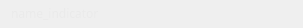
<?xml version="1.0" encoding="UTF-8"?>
<ui version="4.0">
 <class>Form</class>
 <widget class="QWidget" name="Form">
  <property name="geometry">
   <rect>
    <x>0</x>
    <y>0</y>
    <width>303</width>
    <height>28</height>
   </rect>
  </property>
  <property name="minimumSize">
   <size>
    <width>0</width>
    <height>28</height>
   </size>
  </property>
  <property name="maximumSize">
   <size>
    <width>16777215</width>
    <height>28</height>
   </size>
  </property>
  <property name="windowTitle">
   <string>Form</string>
  </property>
  <property name="styleSheet">
   <string notr="true">QWidget:hover {
	border: solid;
    border-width: 0.5px;
    border-radius: 5px;
    border-color: #878787;
}

QWidget:!hover {
	border: solid;
    border-width: 0.5px;
    border-radius: 5px;
    border-color: transparent;
}


QPushButton {
    background-color:transparent;
	border: solid;
    border-width: 0px;
    border-radius: 5px;
    border-color: transparent;

}

QPushButton:hover {
    /* &quot;bg_two&quot; */
   background-color: #444551;
	border: solid;
    border-width: 0px;
    border-radius: 5px;
    border-color: transparent;
}

QPushButton:!hover {
    /* &quot;bg_two&quot; */
   background-color: transparent;
	border: solid;
    border-width: 0px;
    border-radius: 5px;
    border-color: transparent;
}

QPushButton:pressed {
    background-color : #141622;
	border: solid;
    border-width: 0px;
    border-radius: 5px;
    border-color: transparent;
}

QLabel {
    background-color:transparent;
	color: white;
    font: 12px;
    font-family: Time Newroman;
	border: none;
}


QLabel:hover{
    background-color:transparent;
	color: white;
    font: 12px;
    font-family: Time Newroman;
	border: none;
}

QLabel:!hover{
    background-color:transparent;
	color: white;
    font: 12px;
    font-family: Time Newroman;
	border: none;
}

</string>
  </property>
  <layout class="QHBoxLayout" name="horizontalLayout">
   <property name="spacing">
    <number>0</number>
   </property>
   <property name="leftMargin">
    <number>0</number>
   </property>
   <property name="topMargin">
    <number>0</number>
   </property>
   <property name="rightMargin">
    <number>0</number>
   </property>
   <property name="bottomMargin">
    <number>0</number>
   </property>
   <item>
    <widget class="QFrame" name="frame">
     <property name="minimumSize">
      <size>
       <width>0</width>
       <height>28</height>
      </size>
     </property>
     <property name="maximumSize">
      <size>
       <width>16777215</width>
       <height>28</height>
      </size>
     </property>
     <property name="styleSheet">
      <string notr="true"/>
     </property>
     <property name="frameShape">
      <enum>QFrame::NoFrame</enum>
     </property>
     <property name="frameShadow">
      <enum>QFrame::Plain</enum>
     </property>
     <layout class="QHBoxLayout" name="horizontalLayout_2">
      <property name="spacing">
       <number>5</number>
      </property>
      <property name="leftMargin">
       <number>10</number>
      </property>
      <property name="topMargin">
       <number>0</number>
      </property>
      <property name="rightMargin">
       <number>2</number>
      </property>
      <property name="bottomMargin">
       <number>0</number>
      </property>
      <item>
       <widget class="QLabel" name="indicator_name">
        <property name="sizePolicy">
         <sizepolicy hsizetype="Preferred" vsizetype="Preferred">
          <horstretch>0</horstretch>
          <verstretch>0</verstretch>
         </sizepolicy>
        </property>
        <property name="minimumSize">
         <size>
          <width>0</width>
          <height>25</height>
         </size>
        </property>
        <property name="maximumSize">
         <size>
          <width>16777215</width>
          <height>25</height>
         </size>
        </property>
        <property name="font">
         <font>
          <family>Segoe UI</family>
          <pointsize>10</pointsize>
          <italic>false</italic>
          <bold>false</bold>
          <stylestrategy>PreferAntialias</stylestrategy>
         </font>
        </property>
        <property name="styleSheet">
         <string notr="true">color: #eaeaea;
font: 10pt &quot;Segoe UI&quot;;</string>
        </property>
        <property name="text">
         <string>name_indicator</string>
        </property>
        <property name="scaledContents">
         <bool>true</bool>
        </property>
        <property name="alignment">
         <set>Qt::AlignLeading|Qt::AlignLeft|Qt::AlignVCenter</set>
        </property>
        <property name="wordWrap">
         <bool>false</bool>
        </property>
        <property name="margin">
         <number>0</number>
        </property>
       </widget>
      </item>
      <item>
       <widget class="QPushButton" name="showhide">
        <property name="sizePolicy">
         <sizepolicy hsizetype="Preferred" vsizetype="Preferred">
          <horstretch>0</horstretch>
          <verstretch>0</verstretch>
         </sizepolicy>
        </property>
        <property name="minimumSize">
         <size>
          <width>25</width>
          <height>25</height>
         </size>
        </property>
        <property name="maximumSize">
         <size>
          <width>25</width>
          <height>25</height>
         </size>
        </property>
        <property name="styleSheet">
         <string notr="true"/>
        </property>
        <property name="text">
         <string/>
        </property>
        <property name="icon">
         <iconset resource="../../../gui_components/qfluentwidgets/_rc/resource.qrc">
          <normaloff>:/qfluentwidgets/images/icons/eye_drawing.svg</normaloff>:/qfluentwidgets/images/icons/eye_drawing.svg</iconset>
        </property>
        <property name="flat">
         <bool>true</bool>
        </property>
       </widget>
      </item>
      <item>
       <widget class="QPushButton" name="btn_indicator_setting">
        <property name="sizePolicy">
         <sizepolicy hsizetype="Preferred" vsizetype="Preferred">
          <horstretch>0</horstretch>
          <verstretch>0</verstretch>
         </sizepolicy>
        </property>
        <property name="minimumSize">
         <size>
          <width>25</width>
          <height>25</height>
         </size>
        </property>
        <property name="maximumSize">
         <size>
          <width>25</width>
          <height>25</height>
         </size>
        </property>
        <property name="styleSheet">
         <string notr="true"/>
        </property>
        <property name="text">
         <string/>
        </property>
        <property name="icon">
         <iconset resource="../../../gui_components/qfluentwidgets/_rc/resource.qrc">
          <normaloff>:/qfluentwidgets/images/icons/Setting_white.svg</normaloff>:/qfluentwidgets/images/icons/Setting_white.svg</iconset>
        </property>
        <property name="iconSize">
         <size>
          <width>16</width>
          <height>16</height>
         </size>
        </property>
        <property name="flat">
         <bool>true</bool>
        </property>
       </widget>
      </item>
      <item>
       <widget class="QPushButton" name="btn_indicator_close">
        <property name="sizePolicy">
         <sizepolicy hsizetype="Preferred" vsizetype="Preferred">
          <horstretch>0</horstretch>
          <verstretch>0</verstretch>
         </sizepolicy>
        </property>
        <property name="minimumSize">
         <size>
          <width>25</width>
          <height>25</height>
         </size>
        </property>
        <property name="maximumSize">
         <size>
          <width>25</width>
          <height>25</height>
         </size>
        </property>
        <property name="styleSheet">
         <string notr="true"/>
        </property>
        <property name="text">
         <string/>
        </property>
        <property name="icon">
         <iconset resource="../../../gui_components/qfluentwidgets/_rc/resource.qrc">
          <normaloff>:/qfluentwidgets/images/icons/Close_white.svg</normaloff>:/qfluentwidgets/images/icons/Close_white.svg</iconset>
        </property>
        <property name="iconSize">
         <size>
          <width>12</width>
          <height>12</height>
         </size>
        </property>
        <property name="autoDefault">
         <bool>false</bool>
        </property>
        <property name="default">
         <bool>false</bool>
        </property>
        <property name="flat">
         <bool>true</bool>
        </property>
       </widget>
      </item>
      <item>
       <widget class="QPushButton" name="btn_more_option">
        <property name="sizePolicy">
         <sizepolicy hsizetype="Preferred" vsizetype="Preferred">
          <horstretch>0</horstretch>
          <verstretch>0</verstretch>
         </sizepolicy>
        </property>
        <property name="minimumSize">
         <size>
          <width>25</width>
          <height>25</height>
         </size>
        </property>
        <property name="maximumSize">
         <size>
          <width>25</width>
          <height>25</height>
         </size>
        </property>
        <property name="styleSheet">
         <string notr="true"/>
        </property>
        <property name="text">
         <string/>
        </property>
        <property name="icon">
         <iconset resource="../../../gui_components/qfluentwidgets/_rc/resource.qrc">
          <normaloff>:/qfluentwidgets/images/icons/More_white.svg</normaloff>:/qfluentwidgets/images/icons/More_white.svg</iconset>
        </property>
        <property name="flat">
         <bool>true</bool>
        </property>
       </widget>
      </item>
     </layout>
    </widget>
   </item>
  </layout>
 </widget>
 <resources>
  <include location="../../../gui_components/qfluentwidgets/_rc/resource.qrc"/>
 </resources>
 <connections/>
</ui>
